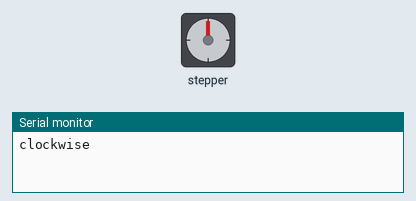
A sketch run on a simulated Arduino Uno, built with avr-gcc and run on an emulated ATmega328P. Shown: stepper motor, the last lines printed to the serial monitor. Stepper angles assume 2048 steps per turn.

Above: at 0.15 s.
At 9.9 s:
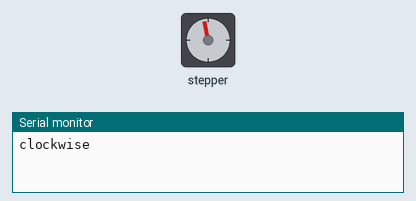
At 19.71 s:
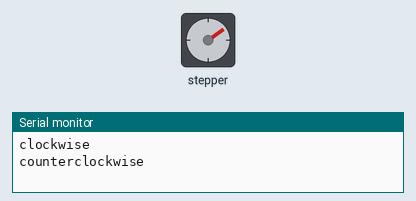
At 39.64 s:
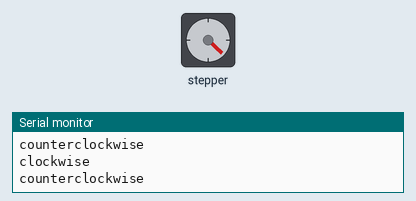
Timing chart, 0 to 40.0 s (numbered marks = the images above):
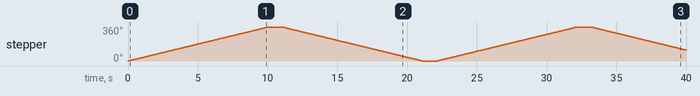

The sketch:

28byj48_test.ino
```cpp
#include <Stepper.h>

const int stepsPerRevolution = 2048;

Stepper myStepper(stepsPerRevolution, 6, 5, 4, 3);
/*    motor wire connection
 *
 *     red  = 5v
 *     blue = 4
 *     pink = 5
 *     org  = 6
 *     yelw = 3
 */
void setup() {
  myStepper.setSpeed(6);
  Serial.begin(9600);
}

void loop() {
  // step one revolution  in one direction:
  Serial.println("clockwise");
  myStepper.step(stepsPerRevolution);
  delay(1000);

  // step one revolution in the other direction:
  Serial.println("counterclockwise");
  myStepper.step(-stepsPerRevolution);
  delay(1000);
}
```

Measured:
- by itself, stepper: turns 360° clockwise in 10.0 s, then 360° counter-clockwise in 10.0 s, then 360° clockwise in 10.0 s, then 243° counter-clockwise in 6.8 s
